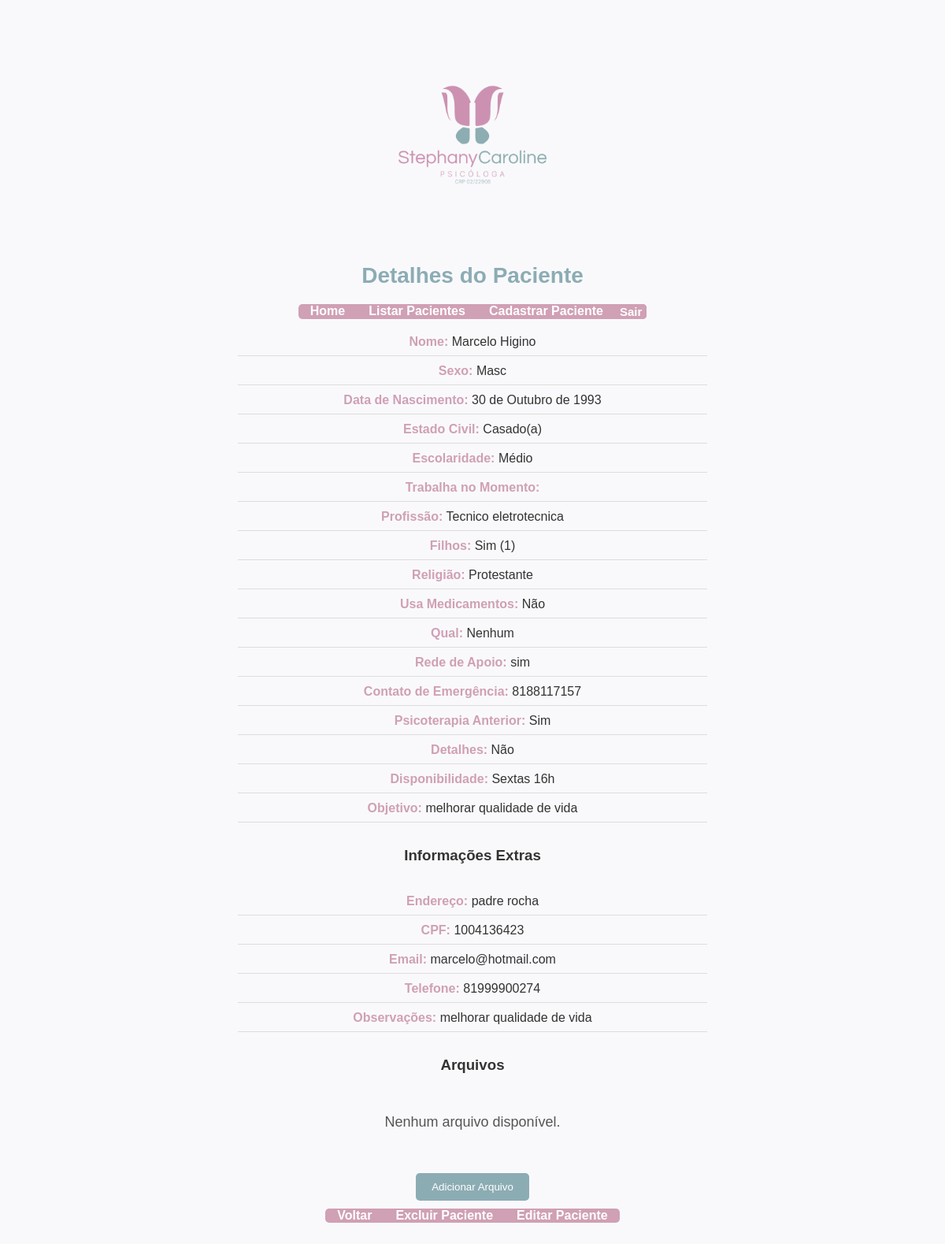
/pacientes/paciente/27/ (signed in), run on the app's committed database.
### pacientes/models.py (models this page shows, shortened)
class Paciente(models.Model):
    usuario = models.ForeignKey(User, on_delete=models.CASCADE)  # Vincula ao usuário
    nome = models.CharField(max_length=100)
    telefone = models.CharField(max_length=15)
    endereco = models.CharField(max_length=255)
    data_de_nascimento = models.DateField(null=True, blank=True)
    cpf = models.CharField(max_length=11, unique=True)
    sexo = models.CharField(max_length=10, choices=[('Masc', 'Masculino'), ('Fem', 'Feminino'), ('O', 'Outro')])
    email = models.EmailField()
    estado_Civil = models.CharField(max_length=255, choices=[('Não Informado', 'Não Informado'), ('Casado(a)', 'Casado(a)'), ('Solteiro(a)', 'Solteiro(a)'), ('Divorciado(a)', 'Divorciado(a)'), ('Viúvo(a)', 'Viúvo(a)')])
    filhos = models.CharField(max_length=10, choices=[('Sim', 'Sim'), ('Não', 'Não')])
    filhos_Quantidade = models.CharField(max_length=10)
    atendimento= models.CharField(max_length=10, choices=[('Sim', 'Sim'), ('Não', 'Não')])
    atendimento_Tipo_Tempo_Motivo = models.CharField(max_length=500)
    religião = models.CharField(max_length=20)
    escolaridade = models.CharField(max_length=255, choices=[('Fundamental', 'Fundamental'), ('Médio', 'Médio'), ('Superior Completo', 'Superior Completo'), ('Superior incompleto', 'Superior incompleto'), ('Pós-Grauação', 'Pós-Graduação'), ('Mestrado', 'Mestrado'), ('Dotourado', 'Dotourado')])
    trabalha_no_momento = models.CharField(max_length=10, choices=[('Sim', 'Sim'), ('Não', 'Não')])
    profissão = models.CharField(max_length=50)
    toma_Algum_Medicamento =models.CharField(max_length=10, choices=[('Sim', 'Sim'), ('Não', 'Não')])
    qual_Medicamento =  models.CharField(max_length=100)
    Disponibilidade = models.CharField(max_length=100)
    rede_de_apoio = models.CharField(max_length=255)
    contato_de_emergência = models.CharField(max_length=100)
    motivo_e_objetivo = models.CharField(max_length=500)
    observações = models.CharField(max_length=1000)

### pacientes/views.py (the view)
# urls.py: path("paciente/<int:pk>/", views.detalhes_paciente, name="detalhes_paciente"),
@login_required
def detalhes_paciente(request, pk):
    paciente = get_object_or_404(Paciente, pk=pk)  # Obtém o paciente ou retorna 404
    if paciente.usuario != request.user:  # Verifica se o paciente pertence ao usuário logado
        return render(request, '403.html')  # Retorna uma página de acesso negado
    return render(request, 'pacientes/detalhes_paciente.html', {'paciente': paciente})

### pacientes/templates/pacientes/detalhes_paciente.html (shortened to what this page needs)
{% load static %}
<!DOCTYPE html>
<html lang="pt-br">
<head>
    <link rel="stylesheet" type="text/css" href="{% static 'css/styles.css' %}">
</head>
<body class="homepage">
    <div class="logo-container">
        <img src="{{ MEDIA_URL }}media/pacientes/Logo/Logo.png" alt="Logo" class="logo">
    </div>
    <h2>Detalhes do Paciente</h2>
<body class="homepage">
    <nav>
        <ul class="nav-links">
        <li><a href="{% url 'homepage' %}">Home</a></li>
        <li><a href="{% url 'listar_pacientes' %}">Listar Pacientes</a></li>
        <li><a href="{% url 'cadastrar_paciente' %}">Cadastrar Paciente</a></li>
        <form class="nav-links" action="{% url 'logout' %}" method="post">
            <button class="btn" type="submit">Sair</button>
        </form>
        </ul>
    </nav>
</body>
    <table class="info-table">
        <tbody>
            <tr><td><strong>Nome:</strong> {{ paciente.nome }}</td></tr>
            <tr><td><strong>Sexo:</strong> {{ paciente.sexo }}</td></tr>
            <tr><td><strong>Data de Nascimento:</strong> {{ paciente.data_de_nascimento }}</td></tr>
            <tr><td><strong>Estado Civil:</strong> {{ paciente.estado_Civil }}</td></tr>
            <tr><td><strong>Escolaridade:</strong> {{ paciente.escolaridade }}</td></tr>
            <tr><td><strong>Trabalha no Momento:</strong> {{ paciente.traballha_no_momento }}</td></tr>
            <tr><td><strong>Profissão:</strong> {{ paciente.profissão }}</td></tr>
            <tr><td><strong>Filhos:</strong> {{ paciente.filhos }} ({{ paciente.filhos_Quantidade }})</td></tr>
            <tr><td><strong>Religião:</strong> {{ paciente.religião }}</td></tr>
            <tr><td><strong>Usa Medicamentos:</strong> {{ paciente.toma_Algum_Medicamento }}</td></tr>
            <tr><td><strong>Qual:</strong> {{ paciente.qual_Medicamento }}</td></tr>
            <tr><td><strong>Rede de Apoio:</strong> {{ paciente.rede_de_apoio }}</td></tr>
            <tr><td><strong>Contato de Emergência:</strong> {{ paciente.contato_de_emergência }}</td></tr>
            <tr><td><strong>Psicoterapia Anterior:</strong> {{ paciente.atendimento }}</td></tr>
            <tr><td><strong>Detalhes:</strong> {{ paciente.atendimento_Tipo_Tempo_Motivo }}</td></tr>
            <tr><td><strong>Disponibilidade:</strong> {{ paciente.Disponibilidade }}</td></tr>
            <tr><td><strong>Objetivo:</strong> {{ paciente.motivo_e_objetivo }}</td></tr>
        </tbody>
    </table>
    <h3>Informações Extras</h3>
    <table class="info-table">
        <tbody>
            <tr><td><strong>Endereço:</strong> {{ paciente.endereco }}</td></tr>
            <tr><td><strong>CPF:</strong> {{ paciente.cpf }}</td></tr>
            <tr><td><strong>Email:</strong> {{ paciente.email }}</td></tr>
            <tr><td><strong>Telefone:</strong> {{ paciente.telefone }}</td></tr>
            <tr><td><strong>Observações:</strong> {{ paciente.observações }}</td></tr>
        </tbody>
    </table>
    <h3>Arquivos</h3>
    <ul class="file-list">
        {% for arquivo in paciente.arquivos.all %}
            <li>
                <a href="{{ arquivo.arquivo.url }}">{{ arquivo.arquivo.name }}</a>
                <form action="{% url 'excluir_arquivo' paciente.pk arquivo.pk %}" method="post" style="display:inline;">
                    {% csrf_token %}
                    <button class="btn" type="submit" onclick="return confirm('Tem certeza que deseja excluir este arquivo?');">Excluir</button>
                </form>
            </li>
        {% empty %}
            <p>Nenhum arquivo disponível.</p>
        {% endfor %}
    </ul>
    <form method="post" enctype="multipart/form-data" action="{% url 'upload_arquivo' paciente.id %}">
        <button type="submit" class="btn-primary">Adicionar Arquivo</button>
    </form>
    <nav class="bottom-nav">
        <ul class="nav-links">
            <li><a href="{% url 'listar_pacientes' %}">Voltar</a></li>
            <li><a href="{% url 'excluir_paciente' paciente.id %}">Excluir Paciente</a></li>
            <li><a href="{% url 'editar_paciente' paciente.id %}">Editar Paciente</a></li>
        </ul>
    </nav>
</body>
</html>

### static/css/styles.css (style rules this page uses)
.logo { display: block; margin: 20px auto; max-width: 20%; height: auto; }
.homepage { display: flex; flex-direction: column; align-items: center; justify-content: center; min-height: 80vh; text-align: center; padding: 40px; background-color: #f9f9fb; }
.homepage p { font-size: 18px; color: #555; max-width: 600px; margin-bottom: 30px; line-height: 1.6; }
.nav-links { background-color: #d0a0b4; list-style-type: none; padding: 0; border-radius: 5px; margin: 0; display: flex; justify-content: center; }
.nav-links li { margin: 0 15px; }
.nav-links a { text-decoration: none; color: #fff; font-weight: bold; transition: color 0.3s; }
h2 { text-align: center; color: #333; font-size: 28px; margin-top: 30px; }
.info-table { width: 100%; max-width: 600px; margin: 10px auto; border-collapse: separate; font-size: 16px; }
.info-table td { padding: 8px; border-bottom: 1px solid #ddd; }
.info-table td strong { color: #d0a0b4; }
.file-list { list-style: none; padding: 0; margin: 10px auto; max-width: 600px; }
.btn-primary { display: block; width: fit-content; margin: 10px auto; padding: 10px 20px; color: white; background-color: #cc94b4; border: none; border-radius: 5px; cursor: pointer; transition: background-color 0.3s; }
.btn-primary, .btn-secondary { padding: 10px 20px; border: none; border-radius: 5px; cursor: pointer; transition: background-color 0.3s; color: white; }
.btn-primary { background-color: #8cacb4; }
body { font-family: Arial, sans-serif; background-color: #f9f9f9; color: #333; padding: 20px; margin: 0; }
h2 { text-align: center; color: #8cacb4; font-weight: bold; margin-bottom: 20px; }
.btn { font-size: 15px; border: none; text-decoration: none; background-color: #d0a0b4; color: #fff; font-weight: bold; cursor: pointer; border-radius: 5px; transition: color 0.3s; }

### data on the page
Paciente: nome "Marcelo Higino", sexo "Masc", data_de_nascimento "30 de Outubro de 1993", estado_Civil "Casado(a)", escolaridade "Médio", profissão "Tecnico eletrotecnica", filhos "Sim", filhos_Quantidade "1", religião "Protestante", toma_Algum_Medicamento "Não", qual_Medicamento "Nenhum", rede_de_apoio "sim", contato_de_emergência "8188117157", atendimento "Sim", atendimento_Tipo_Tempo_Motivo "Não", Disponibilidade "Sextas 16h", motivo_e_objetivo "melhorar qualidade de vida", endereco "padre rocha", cpf "1004136423", email "marcelo@hotmail.com", telefone "81999900274", observações "melhorar qualidade de vida"
